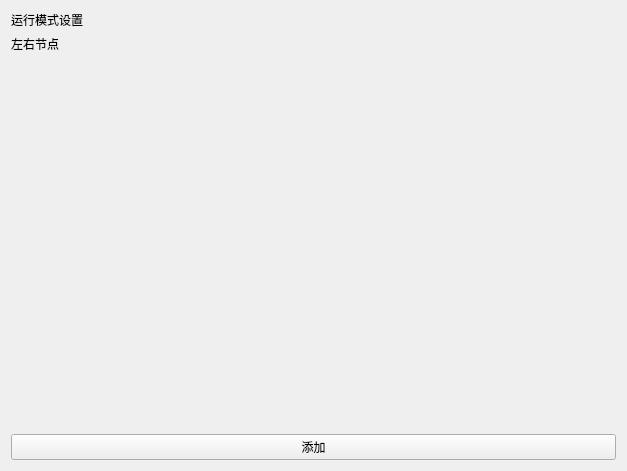
              <widget class="QWidget" name="scrollAreaWidgetContents_2">
               <property name="geometry">
                <rect>
                 <x>0</x>
                 <y>0</y>
                 <width>627</width>
                 <height>471</height>
                </rect>
               </property>
               <layout class="QGridLayout" name="gridLayout">
                <item row="1" column="0">
                 <layout class="QGridLayout" name="gridLayout_2">
                  <item row="0" column="0">
                   <widget class="QLabel" name="label">
                    <property name="text">
                     <string>左右节点</string>
                    </property>
                   </widget>
                  </item>
                  <item row="0" column="2">
                   <widget class="QLabel" name="label_5">
                    <property name="text">
                     <string/>
                    </property>
                   </widget>
                  </item>
                  <item row="0" column="1">
                   <widget class="QLabel" name="label_3">
                    <property name="text">
                     <string/>
                    </property>
                   </widget>
                  </item>
                 </layout>
                </item>
                <item row="2" column="0">
                 <spacer name="verticalSpacer">
                  <property name="orientation">
                   <enum>Qt::Vertical</enum>
                  </property>
                  <property name="sizeHint" stdset="0">
                   <size>
                    <width>20</width>
                    <height>40</height>
                   </size>
                  </property>
                 </spacer>
                </item>
                <item row="0" column="0">
                 <widget class="QLabel" name="label_14">
                  <property name="minimumSize">
                   <size>
                    <width>0</width>
                    <height>0</height>
                   </size>
                  </property>
                  <property name="text">
                   <string>运行模式设置</string>
                  </property>
                 </widget>
                </item>
                <item row="3" column="0">
                 <widget class="QPushButton" name="switch_add_list">
                  <property name="text">
                   <string>添加</string>
                  </property>
                 </widget>
                </item>
               </layout>
              </widget>
